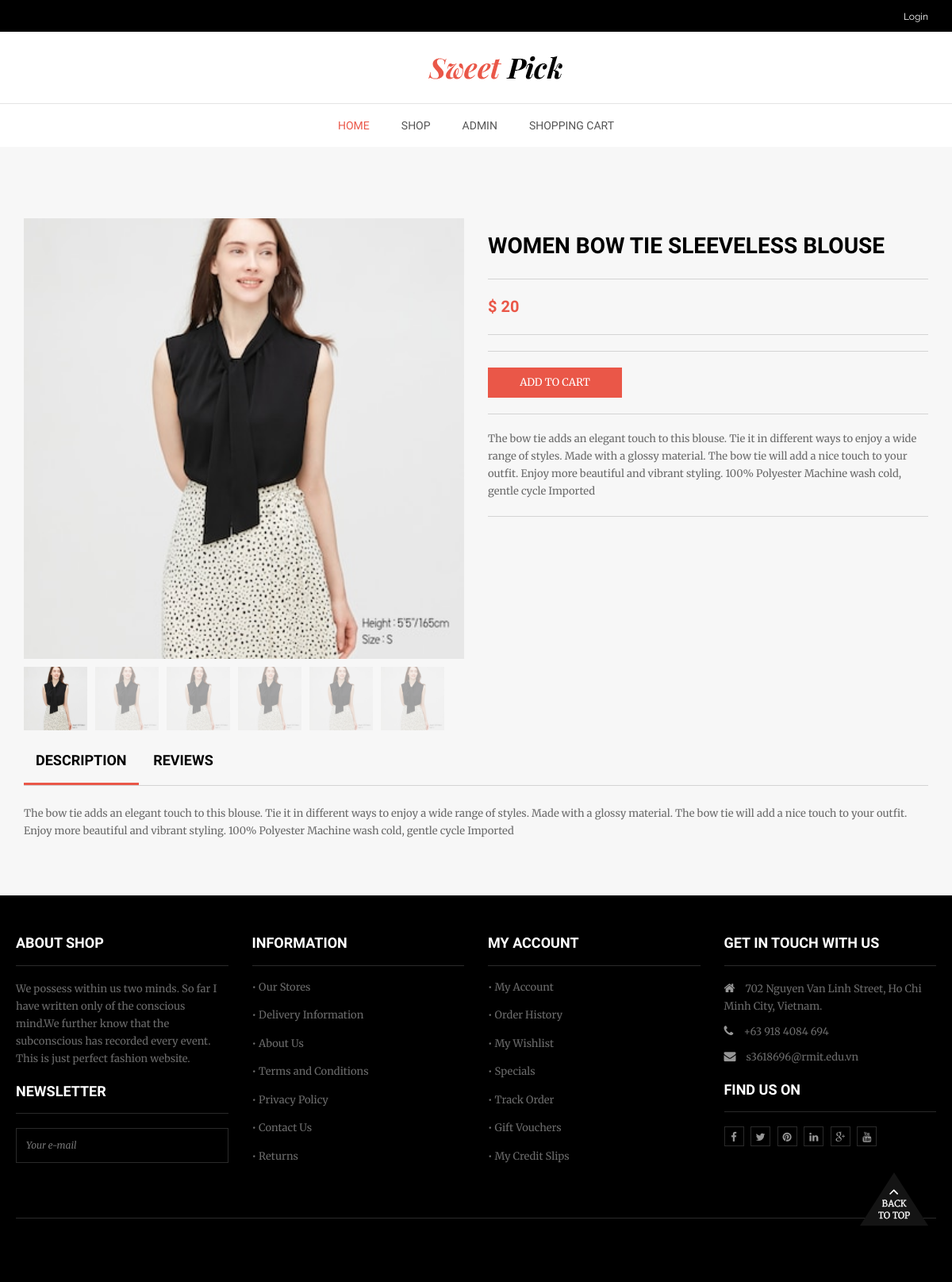
The page /shop-single.php?id=114 on the database its author committed.
### tables this page shows
CREATE TABLE `products` (
  `product_id` int(11) NOT NULL,
  `product_title` varchar(255) NOT NULL,
  `product_category_id` int(11) NOT NULL,
  `product_price` float NOT NULL,
  `product_quantity` int(11) NOT NULL,
  `product_description` text NOT NULL,
  `short_desc` text NOT NULL,
  `product_image` varchar(255) NOT NULL
);

### resources/functions.php (called while the page is built, shortened)
<?php
$upload_directory = "uploads";
function query($sql) {
    global $connection;
    return mysqli_query($connection, $sql);
}
function escape_string($string){
    global $connection;
    return mysqli_real_escape_string($connection, $string);
}
function fetch_array($result){
    return mysqli_fetch_array($result);
}
function display_image($picture) {
    global $upload_directory;
    return $upload_directory  . DS . $picture;
}

### public/shop-single.php (the view, shortened to what this page needs)
<!DOCTYPE html>
<html lang="en">
  <head>
    <link
      rel="stylesheet"
      type="text/css"
      href="css/bootstrap.css"
      media="screen"
    />
    <link
      rel="stylesheet"
      type="text/css"
      href="css/fullwidth.css"
      media="screen"
    />
    <link
      rel="stylesheet"
      type="text/css"
      href="css/settings.css"
      media="screen"
    />
    <link
      rel="stylesheet"
      type="text/css"
      href="css/font-awesome.css"
      media="screen"
    />
    <link
      rel="stylesheet"
      type="text/css"
      href="css/magnific-popup.css"
      media="screen"
    />
    <link
      rel="stylesheet"
      type="text/css"
      href="css/jquery.bxslider.css"
      media="screen"
    />
    <link
      rel="stylesheet"
      type="text/css"
      href="css/style.css"
      media="screen"
    />
    <link
      rel="stylesheet"
      type="text/css"
      href="css/responsive.css"
      media="screen"
    />
  </head>
  <body>
    <div id="container">
        <header class="clearfix">
        <div class="top-line">
          <div class="nocontainer">
            <div class="right-line clearfix">
              <ul>
              <?php
                    if(isset($_SESSION['username'])){
                      echo "<li><a href='#'>". $_SESSION['username'] . "</a></li>";
                      echo "<li><a href='admin/logout.php'><i class='fa fa-fw fa-power-off'></i> Log Out</a></li>";
                    } else {
                      echo "<li><a href='#login-box' class='login-window'>Login</a></li>";
                    }
                    ?>
              </ul>
            </div>
          </div>
        </div>
        <div class="upper-header" style="margin-bottom: 30px;">
          <div class="nocontainer">
            <div class="logo">
              <a href="index.php"><img src="images/logo.png" alt="" /></a>
            </div>
          </div>
        </div>
        <div class="nav-border"></div>
        <div class="nocontainer">
          <nav id="nav">
            <ul id="navlist" class="sf-menu clearfix">
              <li class="current">
                <a href="index.php">Home</a>
              </li>
              <li>
                <a href="shop-list.php">Shop</a>
              </li>
              <li>
              <?php
                    if(isset($_SESSION['username'])){
                      echo "<a href='admin'>Admin</a>";
                    } else {
                      echo "<a href='#login-box' class='login-window'>Admin</a>";
                    }
                    ?>
              </li>
              <li><a href="shopping-cart.php">Shopping Cart</a></li>
            </ul>
          </nav>
        </div>
      </header>
      <?php
        $query = query(" SELECT * FROM products WHERE product_id = " . escape_string($_GET['id']) . " ");
        while($row = fetch_array($query)):
      ?>
      <div id="content">
        <div class="product-page container">
          <div class="row">
            <div class="col-md-6">
              <div class="single-img">
                <div class="sp-wrap">
                  <a href="images/1.jpg"
                    ><img src="../resources/<?php  echo display_image($row['product_image']); ?>" alt=""
                  /></a>
                  <a href="images/2.jpg"
                    ><img src="../resources/<?php  echo display_image($row['product_image']); ?>" alt=""
                  /></a>
                  <a href="images/3.jpg"
                    ><img src="../resources/<?php  echo display_image($row['product_image']); ?>" alt=""
                  /></a>
                  <a href="images/4.jpg"
                    ><img src="../resources/<?php  echo display_image($row['product_image']); ?>" alt=""
                  /></a>
                  <a href="images/5.jpg"
                    ><img src="../resources/<?php  echo display_image($row['product_image']); ?>" alt=""
                  /></a>
                  <a href="images/6.jpg"
                    ><img src="../resources/<?php  echo display_image($row['product_image']); ?>" alt=""
                  /></a>
                </div>
              </div>
            </div>
            <div class="col-md-6">
              <div class="single-desc">
                <div class="middle-single">
                  <h1><a href="#" style="color:black;"><?php echo $row['product_title'];?></a></h1>
                </div>
                <div class="single-price">
                  <ul>
                    <li><span class="low-price">$ <?php echo $row['product_price']; ?></span></li>
                  </ul>
                </div>
                <div class="prod-end">
                  <a href="../resources/cart.php?add=<?php echo $row['product_id']; ?>" class="medium-button button-red add-cart"
                    >Add to Cart</a
                  >
                </div>
                <div class="single-descript">
                  <p>
                  <?php echo $row['short_desc']; ?>
                  </p>
                </div>
              </div>
            </div>
          </div>
        </div>
        <div class="tabs-single">
          <div class="container">
            <div id="tabs">
              <ul>
                <li class="active"><a href="#tabs-1">Description</a></li>
                <li><a href="#tabs-3">REVIEWS</a></li>
              </ul>
              <div id="tabs-1">
                <p>
                <?php echo $row['product_description']; ?>
                </p>
              </div>
            </div>
          </div>
        </div>
      <footer>
        <div class="inner-footer">
          <div class="nocontainer">
            <div class="row">
              <div class="col-md-3">
                <div class="f-about">
                  <h1>ABOUT SHOP</h1>
                  <p class="mb20">
                    We possess within us two minds. So far I have written only
                    of the conscious mind.We further know that the subconscious
                    has recorded every event. This is just perfect fashion website.
                  </p>
                  <h1>NEWSLETTER</h1>
                  <form action="#">
                    <input type="text" placeholder="Your e-mail" />
                    <input type="submit" value="" />
                  </form>
                </div>
              </div>
              <div class="col-md-3">
                <div class="infos">
                  <h1>Information</h1>
                  <ul>
                    <li><a href="#">• Our Stores</a></li>
                    <li><a href="#">• Delivery Information</a></li>
                    <li><a href="#">• About Us</a></li>
                    <li><a href="#">• Terms and Conditions</a></li>
                    <li><a href="#">• Privacy Policy</a></li>
                    <li><a href="#">• Contact Us</a></li>
                    <li><a href="#">• Returns</a></li>
                  </ul>
                </div>
              </div>
              <div class="col-md-3">
                <div class="account">
                  <h1>My Account</h1>
                  <ul>
                    <li><a href="#">• My Account</a></li>
                    <li><a href="#">• Order History</a></li>
                    <li><a href="#">• My Wishlist</a></li>
                    <li><a href="#">• Specials</a></li>
                    <li><a href="#">• Track Order</a></li>
                    <li><a href="#">• Gift Vouchers</a></li>
                    <li><a href="#">• My Credit Slips</a></li>
                  </ul>
                </div>
              </div>
              <div class="col-md-3">
                <div class="gettouch">
                  <h1>Get in Touch with us</h1>
                  <p>
                    <i class="fa fa-home"></i> 702 Nguyen Van Linh Street, Ho Chi Minh City, Vietnam.
                  </p>
                  <p><i class="fa fa-phone"></i> +63 918 4084 694</p>
                  <p class="mb20">
                    <i class="fa fa-envelope"></i> s3618696@rmit.edu.vn
                  </p>
                  <h1>FIND US ON</h1>
                  <ul class="footer-socials">
                    <li>
                      <a href="#"><i class="fa fa-facebook"></i></a>
                    </li>
                    <li>
                      <a href="#"><i class="fa fa-twitter"></i></a>
                    </li>
                    <li>
                      <a href="#"><i class="fa fa-pinterest"></i></a>
                    </li>
                    <li>
                      <a href="#"><i class="fa fa-linkedin"></i></a>
                    </li>
                    <li>
                      <a href="#"><i class="fa fa-google-plus"></i></a>
                    </li>
                    <li>
                      <a href="#"><i class="fa fa-youtube"></i></a>
                    </li>
                  </ul>
                </div>
              </div>
            </div>
          </div>
          <div id="back-to-top">
            <a href="#top">Back to Top</a>
          </div>
        </div>
        <div class="nocontainer">
          <div class="last-div">
            <div class="row">
            </div>
          </div>
        </div>
      </footer>
    </div>
  </body>
</html>
<?php endwhile; ?>

### public/css/fullwidth.css (style rules this page uses)
html { overflow-x:hidden; padding: 0 !important; background:#fff; margin:0px !important; }

### public/css/responsive.css (style rules this page uses)
@media (max-width: 1200px) { .footer-socials i { display: inline-block; border: 1px solid #2a2a2a; width: 25px; height: 25px; line-height: 25px; text-align: center; font-size: 13px; color: #969696; } }

### rows shown on the page
products: product_image (picture), product_title "WOMEN BOW TIE SLEEVELESS BLOUSE", product_price "20", short_desc "The bow tie adds an elegant touch to this blouse. Tie it in different ways to enjoy a wide range of styles. Made with a glossy material. The bow tie will add a nice touch to your outfit. Enjoy more beautiful and vibrant styling. 100% Polyester Machine wash cold, gentle cycle Imported", product_description "The bow tie adds an elegant touch to this blouse. Tie it in different ways to enjoy a wide range of styles. Made with a glossy material. The bow tie will add a nice touch to your outfit. Enjoy more beautiful and vibrant styling. 100% Polyester Machine wash cold, gentle cycle Imported"
